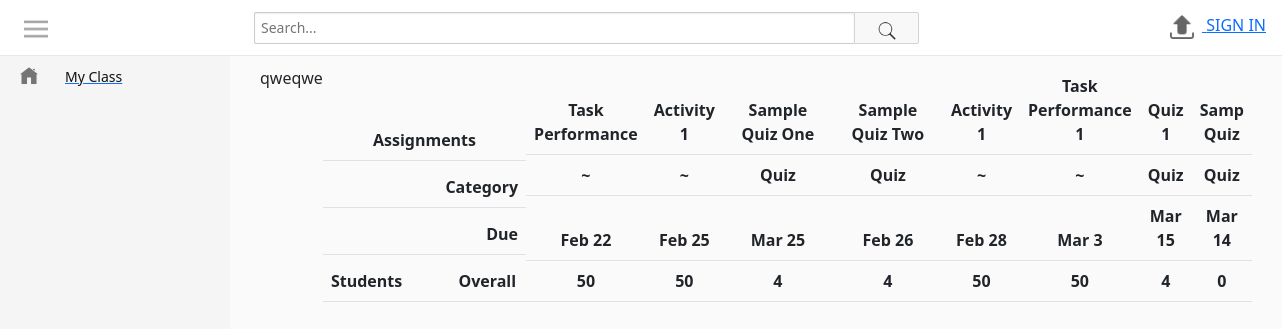
The app's page /gradebook.php?teacher_course_id=6 with its own data.
### tables this page shows
CREATE TABLE `subject_period_assignment` (
  `subject_period_assignment_id` int(11) NOT NULL,
  `type_name` varchar(40) NOT NULL,
  `description` text NOT NULL,
  `dateCreation` datetime NOT NULL DEFAULT current_timestamp(),
  `assignment_upload` varchar(150) NOT NULL,
  `teacher_course_id` int(11) NOT NULL,
  `subject_period_id` int(11) NOT NULL,
  `subject_id` int(11) NOT NULL,
  `viewed` varchar(3) NOT NULL,
  `due_date` datetime DEFAULT NULL,
  `max_submission` int(11) NOT NULL DEFAULT 1,
  `max_score` int(11) NOT NULL,
  `allow_late_submission` varchar(3) NOT NULL DEFAULT 'no',
  `ass_type` varchar(8) NOT NULL,
  `teacher_id` int(11) NOT NULL,
  `set_quiz` varchar(3) NOT NULL DEFAULT 'no'
);

### includes/classes/TeacherCourse.php (called while the page is built, shortened)
<?php
    class TeacherCourse{
    private $con, $userLoggedIn, $sqlData;
    public function __construct($con, $input, $userLoggedIn)
    {
        $this->con = $con;
        if(!is_array($input)) {
            $query = $this->con->prepare("SELECT * FROM teacher_course
                WHERE teacher_course_id = :teacher_course_id
                -- AND teacher_id=:teacher_id
                ");
            $query->bindValue(":teacher_course_id", $input);
            $query->execute();
            $this->sqlData = $query->fetch(PDO::FETCH_ASSOC);
        }
        else {
            $this->sqlData = $input;
        }
    }
    public function GetCourseSubjectId() : int {
        return isset($this->sqlData['subject_id']) ? $this->sqlData["subject_id"] : 0;
    }
}
?>

### includes/classes/Teacher.php (called while the page is built, shortened)
<?php
    class Teacher{
    public function __construct($con, $userLoggedIn)
    {
        $this->con = $con;
        $query = $this->con->prepare("SELECT * FROM teacher
            WHERE username=:username");
            $query->bindValue(":username", $userLoggedIn);
            $query->execute();
    }
}
?>

### includes/classes/Gradebook.php (the view, shortened to what this page needs)
<?php
    class Gradebook{
    private $con, $teacherCourse, $teacherUserLoggedInObj;
    public function __construct($con, $teacherCourse, $teacherUserLoggedInObj)
    {
        $this->con = $con;
        $this->teacherCourse = $teacherCourse;
        $this->teacherUserLoggedInObj = $teacherUserLoggedInObj;
    }
    private function GetSubjectPeriodId($subject_id){
        $query_subject_period = $this->con->prepare("SELECT subject_period_id FROM subject_period
            WHERE subject_id=:subject_id");
        $query_subject_period->bindValue(":subject_id", $subject_id);
        $query_subject_period->execute();
        return $query_subject_period->fetchColumn();
    }
    public function add(){
        $left = $this->GenerateGradebookStudentListv2();
        $right = $this->GradeBookSummaryv2();
        return $left . $right;
    }
    public function GradeBookSummaryv2(){
        $subject_id = $this->teacherCourse->GetCourseSubjectId();
        $subject_period_id = $this->GetSubjectPeriodId($subject_id);
        $query = $this->con->prepare("SELECT * FROM subject_period_assignment
            WHERE subject_id=:subject_id");
        $query->bindValue(":subject_id", $subject_id);
        $query->execute();
        $table = "
            <table class='table tb-right'>
                <thead>
                    <tr  class='text-center'>
        ";
        while($row = $query->fetch(PDO::FETCH_ASSOC)){
            $type_name = $row['type_name'];
            $qwe = explode(" ", $type_name);
            $size =  sizeof($qwe);
            $string = "Hello World";
            $delimiter = " ";
            $th = "
                    <th>$type_name</th>
                ";
            if($size >= 3){
                $th = "
                    <th style='min-width: 110px;'>$type_name</th>
                ";
            }
            $table .= "
                $th
            ";
        }
        $table .= "
            </tr>
        ";
        $spq1 = $this->con->prepare("SELECT * FROM subject_period_quiz
            WHERE subject_period_id=:subject_period_id");
        $spq1->bindValue(":subject_period_id", $subject_period_id);
        $spq1->execute();
        $table .= "
                <tr class='text-center'>
            ";
        $query_ass = $this->con->prepare("SELECT * FROM subject_period_assignment
            WHERE subject_id=:subject_id");
        $query_ass->bindValue(":subject_id", $subject_id);
        $query_ass->execute();
        while($row = $query_ass->fetch(PDO::FETCH_ASSOC)){
            $assignment_type = $row['ass_type'];
            if($assignment_type === "Dropbox"){
                $assignment_type = "~";
            }
            $table .= "
                <th>$assignment_type</th>
            ";
        }
        $table .= "
            </tr>
        ";
        $table .= "
                <tr class='text-center'>
            ";
        $query_due = $this->con->prepare("SELECT * FROM subject_period_assignment
            WHERE subject_id=:subject_id");
        $query_due->bindValue(":subject_id", $subject_id);
        $query_due->execute();
        while($row = $query_due->fetch(PDO::FETCH_ASSOC)){
            $due_date = $row['due_date'];
            $datex = date("M j", strtotime($due_date));
            $table .= "
                <th>$datex</th>
            ";
        }
        $table .= "
            </tr>
        ";
        $table .= "
                <tr class='text-center'>
            ";
        $query_maxScore = $this->con->prepare("SELECT max_score FROM subject_period_assignment
            WHERE subject_id=:subject_id");
        $query_maxScore->bindValue(":subject_id", $subject_id);
        $query_maxScore->execute();
        while($row = $query_maxScore->fetch(PDO::FETCH_ASSOC)){
            $max_score = $row['max_score'];
            $table .= "
                <th>$max_score</th>
            ";
        }
        $table .= "
            </tr>
        ";
        $table .= "
                </thead>
            </table>
        ";
        return $table ;
    }
    private function GenerateGradebookStudentListv2(){
        $teacher_course_id = $this->teacherCourse->GetTeacherCourseId();
        $teacher_id = $this->teacherUserLoggedInObj->GetId();
        $query = $this->con->prepare("SELECT * FROM teacher_course_student
            WHERE (teacher_course_id=:teacher_course_id AND teacher_id=:teacher_id) AND deleted =''
            ORDER BY student_id DESC");
        $query->bindValue(":teacher_course_id", $teacher_course_id);
        $query->bindValue(":teacher_id", $teacher_id);
        $query->execute();
        $output = "
            <table class='table table-hover tb-left'>
                <thead>
                    <tr class='text-center'>
                        <th colspan='4'>Assignments</th>
                    </tr>
                    <tr style='text-align:right;'>
                         <th colspan='4'>Category</th>
                    </tr>
                    <tr style='text-align:right;'>
                        <th colspan='4'>Due</th>
                    </tr>
                    <tr>
                        <th>Students</th>
                        <th></th>
                        <th></th>
                        <th class='text-center'>Overall</th>
                    </tr>
                </thead>
            ";
        if($query->rowCount() > 0){
            $i=0;
            while($row = $query->fetch(PDO::FETCH_ASSOC)){
                $student_id = $row['student_id'];
                $student = new Student($this->con, $row['student_id']);
                $fullName = $student->GetName();
                $output .= "
                     <tbody>
                        <tr>
                            <td>$fullName</td>
                            <td>
                            </td>
                            <td></td>
                            <td>
                                87%|1.5
                            </td>
                        </tr>
                     </tbody>
                ";
            }
        }else{
            $output .= "qweqwe";
        }
            $output .= "</table>";
        return $output;
    }
}
?>

### assets/css/style.css (style rules this page uses)
html, body { height: 100%; padding: 0; margin: 0; }
.gradebook_summary .tb-left { margin-top: 48px; }

### records on screen
subject_period_assignment: type_name "Task Performance", ass_type "~", due_date "Feb 22"
subject_period_assignment: type_name "Activity 1", ass_type "~", due_date "Feb 25"
subject_period_assignment: type_name "Sample Quiz One", ass_type "Quiz", due_date "Mar 25"
subject_period_assignment: type_name "Sample Quiz Two", ass_type "Quiz", due_date "Feb 26"
subject_period_assignment: type_name "Activity 1", ass_type "~", due_date "Feb 28"
subject_period_assignment: type_name "Task Performance 1", ass_type "~", due_date "Mar 3"
subject_period_assignment: type_name "Quiz 1", ass_type "Quiz", due_date "Mar 15"
subject_period_assignment: type_name "Samp Quiz", ass_type "Quiz", due_date "Mar 14"

### other values on screen
$text "My Class"
$max_score "50"
$max_score "4"
$max_score "0"
